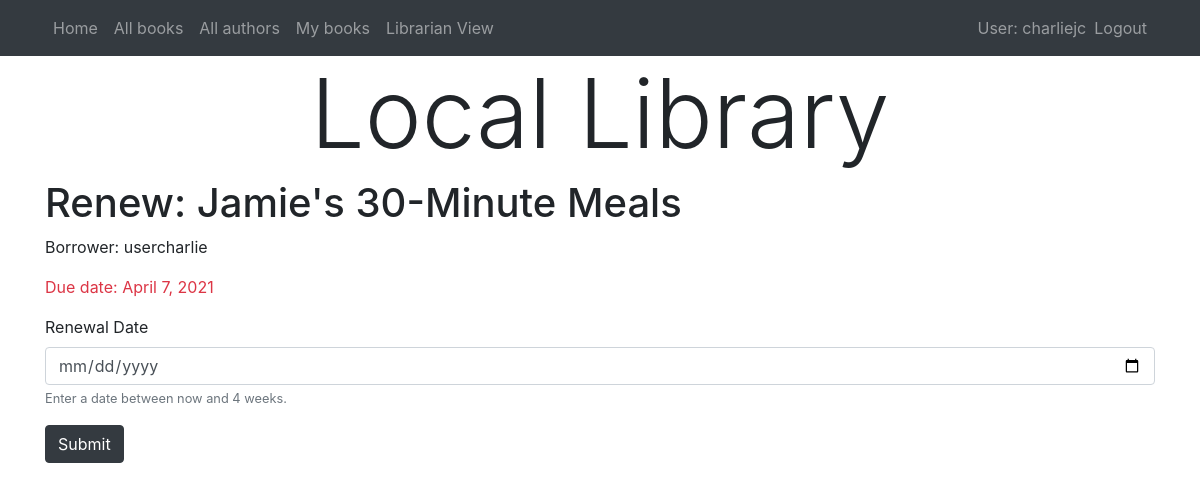
/catalog/book/1d3f96ff-69e5-4306-8705-aaf32c172ccf/renew/ (signed in), run on an earlier commit of the app's database.
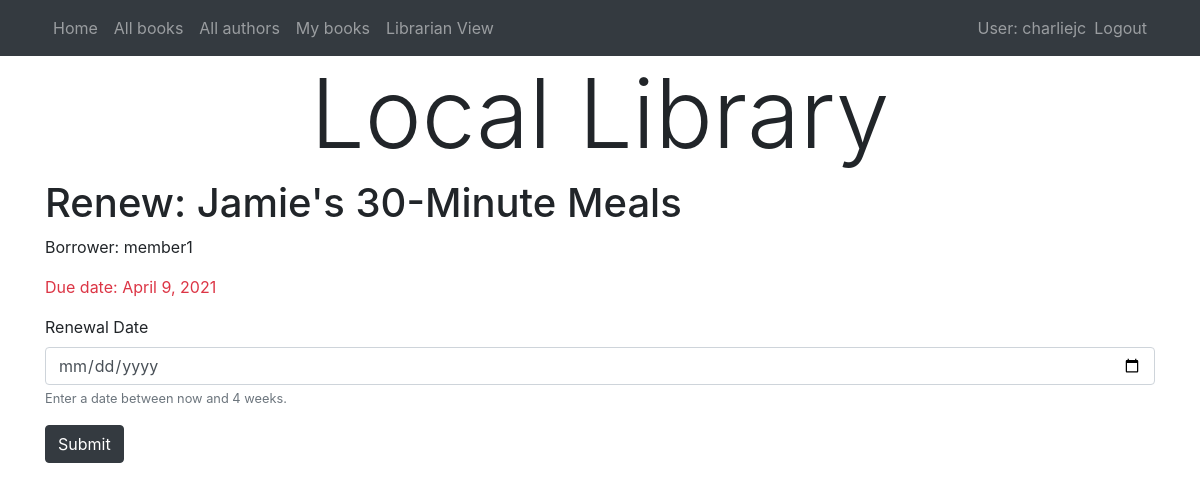
And on a later commit of the database.
### catalog/models.py (models this page shows, shortened)
class BookInstance(models.Model):
    id = models.UUIDField(primary_key=True, default=uuid.uuid4,
                          help_text='Unique ID for this particular book across whole library')
    book = models.ForeignKey(Book, on_delete=models.RESTRICT, null=True)
    imprint = models.CharField(max_length=200)
    due_back = models.DateField(null=True, blank=True)
    borrower = models.ForeignKey(User, on_delete=models.SET_NULL, null=True, blank=True)
    LOAN_STATUS = (
        ('m', 'Maintenance'),
        ('o', 'On loan'),
        ('a', 'Available'),
        ('r', 'Reserved'),
    )
    status = models.CharField(
        max_length=1,
        choices=LOAN_STATUS,
        blank=True,
        default='m',
        help_text='Book availability',
    )
    class Meta:
        ordering = ['due_back']
        permissions = (("can_mark_returned", "Set book as returned"),)
    @property
    def is_overdue(self):
        if self.due_back and date.today() > self.due_back:
            return True
        return False

class Book(models.Model):
    title = models.CharField(max_length=200)
    author = models.ForeignKey(Author, on_delete=models.SET_NULL, null=True)
    summary = models.TextField(max_length=1000, help_text='Enter a brief description of the book')
    isbn = models.CharField('ISBN', max_length=13, unique=True,
                            help_text='13 Character <a href="https://www.isbn-international.org/content/what-isbn">ISBN number</a>')
    genre = models.ManyToManyField(Genre, help_text='Select a genre for this book')
    def display_genre(self):
        return ', '.join(genre.name for genre in self.genre.all()[:3])
    display_genre.short_description = 'Genre'

### catalog/views.py (the view)
# urls.py: path('book/<uuid:pk>/renew/', views.renew_book_librarian, name='renew-book-librarian'),
@login_required
@permission_required('catalog.can_mark_returned', raise_exception=True)
def renew_book_librarian(request, pk):
    book_instance = get_object_or_404(BookInstance, pk=pk)
    if request.method == 'POST':
        form = RenewBookForm(request.POST)
        if form.is_valid():
            book_instance.due_back = form.cleaned_data['renewal_date']
            book_instance.save()
            return HttpResponseRedirect(reverse('all-borrowed'))
    else:
        proposed_renewal_date = datetime.date.today() + datetime.timedelta(weeks=3)
        form = RenewBookForm(initial={'renewal_date': proposed_renewal_date})
    context = {
        'form': form,
        'book_instance': book_instance,
    }
    return render(request, 'catalog/book_renew_librarian.html', context)

### catalog/forms.py (shortened to what this page needs)
class RenewBookForm(forms.Form):
    renewal_date = forms.DateField(help_text="Enter a date between now and 4 weeks.")

### catalog/templates/catalog/book_renew_librarian.html (shortened to what this page needs)
{% extends "base.html" %}
{% block content %}
    <h1>Renew: {{ book_instance.book.title }}</h1>
    <p>Borrower: {{ book_instance.borrower }}</p>
    <p{% if book_instance.is_overdue %} class="text-danger"{% endif %}>Due date: {{ book_instance.due_back }}</p>
    <form action="" method="post">
        <div class="form-group">
            <label for="{{ form.renewal_date.id_for_label }}">Renewal Date</label>
            <input type="date" class="form-control" id="{{ form.renewal_date.id_for_label }}" name="{{ form.renewal_date.html_name }}" value="{{ form.renewal_date.value }}">
            <small class="text-muted">{{ form.renewal_date.help_text }}</small>
        </div>
        <input type="submit" value="Submit" class="btn btn-dark">
    </form>
{% endblock %}

What changed in the data, as far as the page shows it:
changed BookInstance "Jamie's 30-Minute Meals": borrower "usercharlie" → "member1"; due_back "April 7, 2021" → "April 9, 2021"
